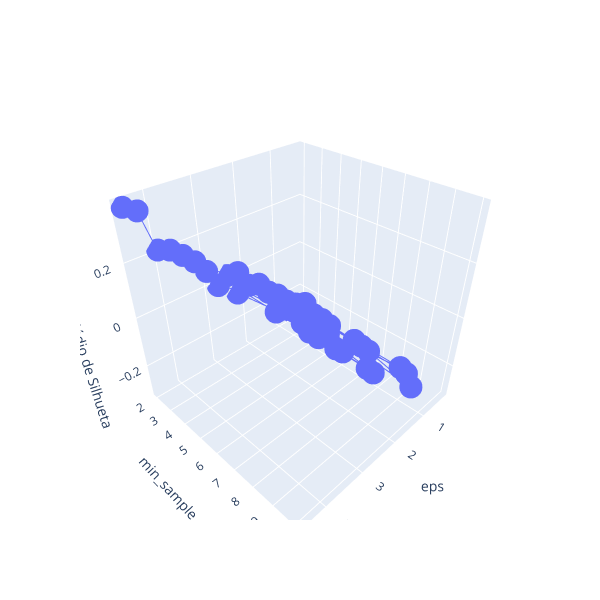
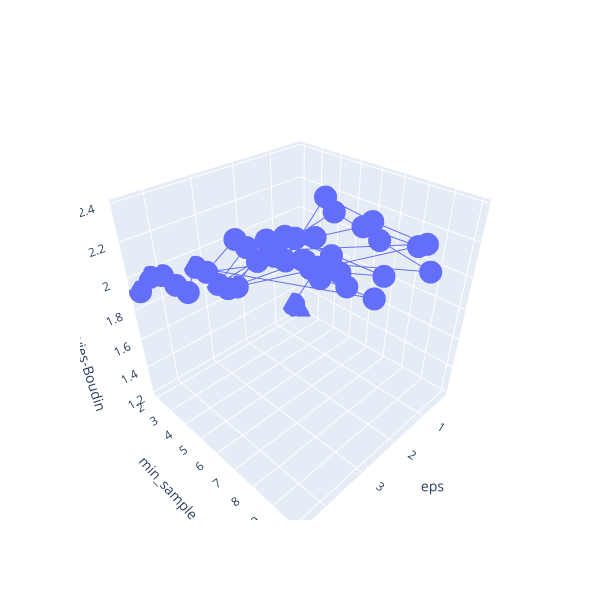
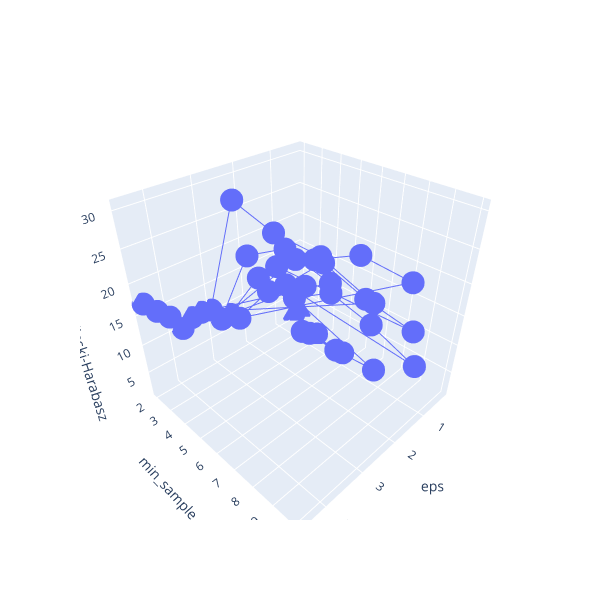
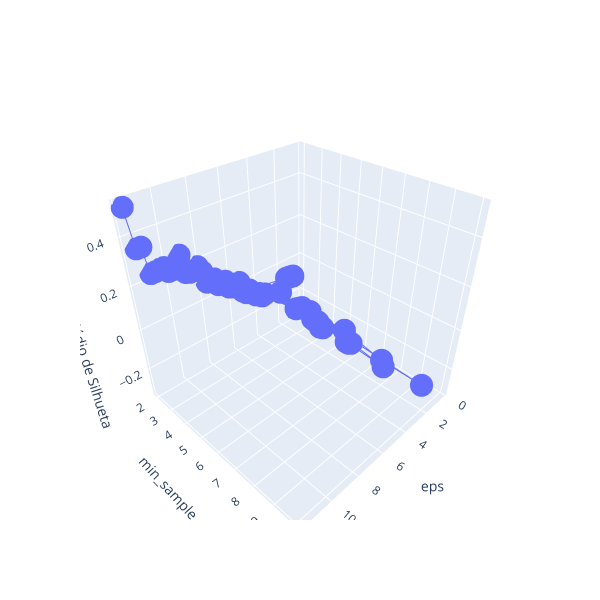

Notebook code for these charts, in order:
### Markdown cell above
#### Com normalização de dados

### Code cell
# Definindo uma faixa de variação dos hiperparâmetros
faixa_eps = np.arange(0.25, 200.25, 0.25)
faixa_min_samples = np.arange(2, 12, 2)
metricas = ['euclidean', 'manhattan']

resultados_dbscan_c_norm = list()

for metrica in metricas:

    eps_plot = []
    min_samples_plot = []

    valores_silhueta = []
    valores_daviesBoudin = []
    valores_calinskiHarabasz = []

    for e in faixa_eps:
        for ms in faixa_min_samples:

            agrupador = DBSCAN(eps = e, min_samples = ms, metric = metrica)
            labels = agrupador.fit_predict(heroes2_normalized)

            unique_labels, counts = np.unique(labels, return_counts = True)
            df = pd.DataFrame({
                'Cluster': unique_labels,
                'Qtd. de Amostras': counts
            })
            
            if ((df.shape[0] > 3) & (df.shape[0] < 21)):

                eps_plot.append(e)
                min_samples_plot.append(ms)

                valores_silhueta.append(silhouette_score(heroes2_normalized, labels))
                valores_daviesBoudin.append(davies_bouldin_score(heroes2_normalized, labels))
                valores_calinskiHarabasz.append(calinski_harabasz_score(heroes2_normalized, labels))

                resultados_dbscan_c_norm.append((e, ms, metrica, valores_silhueta[-1], valores_daviesBoudin[-1], valores_calinskiHarabasz[-1], df))

    print(f'\n\n{metrica}\n\n')
    plot_metrica(eps_plot, min_samples_plot, valores_silhueta, 'eps', 'min_sample', 'Coeficiente Médio de Silhueta')
    plot_metrica(eps_plot, min_samples_plot, valores_daviesBoudin, 'eps', 'min_sample', 'Índice de Davies-Boudin')
    plot_metrica(eps_plot, min_samples_plot, valores_calinskiHarabasz, 'eps', 'min_sample', 'Índice de Calinski-Harabasz')

### Figure 1 — Plotly figure (JSON) as saved in the notebook; plotly's stock layout.template omitted (floating-point values rounded to 4 significant figures)
{"data": [{"type": "scatter3d", "x": [0.25, 0.5, 0.75, 1, 1, 1.25, 1.25, 1.25, 1.5, 1.5, 1.5, 1.5, 1.75, 1.75, 1.75, 1.75, 2, 2, 2, 2, 2.25, 2.25, 2.25, 2.5, 2.5, 2.5, 2.75, 2.75, 2.75, 2.75, 3, 3, 3, 3, 3, 3.25, 3.5, 3.75, 4, 4.25, 4.5], "y": [2, 2, 4, 4, 6, 4, 6, 8, 4, 6, 8, 10, 4, 6, 8, 10, 4, 6, 8, 10, 2, 4, 6, 2, 4, 6, 2, 4, 6, 8, 2, 4, 6, 8, 10, 2, 2, 2, 2, 2, 2], "z": [-0.3128, -0.3051, -0.2921, -0.2709, -0.2701, -0.2049, -0.2314, -0.238, -0.1303, -0.1041, -0.1168, -0.1595, -0.06513, -0.05712, -0.07212, -0.07771, -0.02064, -0.01674, -0.02551, -0.02802, -0.07352, 0.01014, 0.04771, 0.01892, 0.06004, 0.06548, -0.004507, 0.07388, 0.06634, 0.0664, 0.06988, 0.1387, 0.07588, 0.07564, 0.07135, 0.1234, 0.1631, 0.1976, 0.2133, 0.3532, 0.3765]}], "layout": {"height": 600, "scene": {"xaxis": {"title": {"text": "eps"}}, "yaxis": {"title": {"text": "min_sample"}}, "zaxis": {"title": {"text": "Coeficiente Médio de Silhueta"}}}, "width": 600}}

### Figure 2 — Plotly figure (JSON) as saved in the notebook; plotly's stock layout.template omitted (floating-point values rounded to 4 significant figures)
{"data": [{"type": "scatter3d", "x": [0.25, 0.5, 0.75, 1, 1, 1.25, 1.25, 1.25, 1.5, 1.5, 1.5, 1.5, 1.75, 1.75, 1.75, 1.75, 2, 2, 2, 2, 2.25, 2.25, 2.25, 2.5, 2.5, 2.5, 2.75, 2.75, 2.75, 2.75, 3, 3, 3, 3, 3, 3.25, 3.5, 3.75, 4, 4.25, 4.5], "y": [2, 2, 4, 4, 6, 4, 6, 8, 4, 6, 8, 10, 4, 6, 8, 10, 4, 6, 8, 10, 2, 4, 6, 2, 4, 6, 2, 4, 6, 8, 2, 4, 6, 8, 10, 2, 2, 2, 2, 2, 2], "z": [1.218, 1.304, 1.757, 1.776, 1.776, 1.863, 1.899, 2.002, 2.031, 2.283, 2.23, 2.18, 1.912, 2.382, 2.351, 2.344, 2.005, 2.19, 2.348, 2.359, 1.667, 2.095, 2.084, 1.686, 1.992, 2.236, 1.746, 2.101, 2.271, 2.283, 1.859, 2.173, 2.192, 2.198, 2.231, 1.92, 1.785, 1.863, 1.955, 1.974, 1.917]}], "layout": {"height": 600, "scene": {"xaxis": {"title": {"text": "eps"}}, "yaxis": {"title": {"text": "min_sample"}}, "zaxis": {"title": {"text": "Índice de Davies-Boudin"}}}, "width": 600}}

### Figure 3 — Plotly figure (JSON) as saved in the notebook; plotly's stock layout.template omitted (floating-point values rounded to 4 significant figures)
{"data": [{"type": "scatter3d", "x": [0.25, 0.5, 0.75, 1, 1, 1.25, 1.25, 1.25, 1.5, 1.5, 1.5, 1.5, 1.75, 1.75, 1.75, 1.75, 2, 2, 2, 2, 2.25, 2.25, 2.25, 2.5, 2.5, 2.5, 2.75, 2.75, 2.75, 2.75, 3, 3, 3, 3, 3, 3.25, 3.5, 3.75, 4, 4.25, 4.5], "y": [2, 2, 4, 4, 6, 4, 6, 8, 4, 6, 8, 10, 4, 6, 8, 10, 4, 6, 8, 10, 2, 4, 6, 2, 4, 6, 2, 4, 6, 8, 2, 4, 6, 8, 10, 2, 2, 2, 2, 2, 2], "z": [1.551, 1.485, 1.919, 2.997, 3.1, 4.32, 4.652, 5.196, 11.62, 15.87, 14.22, 11.49, 14.75, 21.36, 19.12, 17.96, 18.55, 22.54, 26.01, 25.53, 6.739, 15.17, 19.31, 8.362, 18.14, 23.94, 8.325, 22.25, 26.01, 24.5, 10.9, 30.45, 28.71, 28.55, 26.17, 11.34, 11.26, 10.2, 13.09, 14.93, 16.96]}], "layout": {"height": 600, "scene": {"xaxis": {"title": {"text": "eps"}}, "yaxis": {"title": {"text": "min_sample"}}, "zaxis": {"title": {"text": "Índice de Calinski-Harabasz"}}}, "width": 600}}

### Figure 4 — Plotly figure (JSON) as saved in the notebook; plotly's stock layout.template omitted (floating-point values rounded to 4 significant figures)
{"data": [{"type": "scatter3d", "x": [0.25, 0.5, 1, 1.25, 1.5, 1.5, 1.75, 1.75, 2, 2, 2, 2.25, 2.25, 2.25, 2.5, 3, 3.25, 3.5, 3.5, 3.75, 3.75, 4, 4, 4.25, 4.25, 4.75, 4.75, 5, 5.25, 5.5, 5.75, 6, 6.25, 6.5, 6.75, 7, 7.25, 7.5, 7.75, 8, 8.25, 8.5, 8.75, 9, 9.25, 9.5, 9.75, 10, 10.25, 10.5, 10.75, 11, 11.25, 11.5, 11.75], "y": [2, 2, 4, 4, 4, 6, 4, 6, 4, 6, 8, 4, 6, 8, 10, 4, 4, 2, 4, 2, 4, 2, 4, 2, 4, 2, 4, 2, 2, 2, 2, 2, 2, 2, 2, 2, 2, 2, 2, 2, 2, 2, 2, 2, 2, 2, 2, 2, 2, 2, 2, 2, 2, 2, 2], "z": [-0.3128, -0.3161, -0.2901, -0.277, -0.2353, -0.2475, -0.2198, -0.2371, -0.1993, -0.2184, -0.2359, -0.1484, -0.1437, -0.1885, -0.1787, -0.09893, -0.09371, -0.1063, -0.08805, -0.109, 0.08834, -0.08653, 0.09168, -0.08627, 0.09359, -0.04349, 0.04038, -0.04915, -0.03262, 0.02074, 0.02164, 0.01396, 0.02129, 0.05883, 0.05552, 0.05758, 0.0938, 0.09549, 0.09414, 0.1513, 0.1821, 0.1725, 0.1713, 0.1779, 0.2619, 0.2225, 0.2134, 0.2131, 0.2377, 0.2373, 0.235, 0.2346, 0.3502, 0.3503, 0.5109]}], "layout": {"height": 600, "scene": {"xaxis": {"title": {"text": "eps"}}, "yaxis": {"title": {"text": "min_sample"}}, "zaxis": {"title": {"text": "Coeficiente Médio de Silhueta"}}}, "width": 600}}
